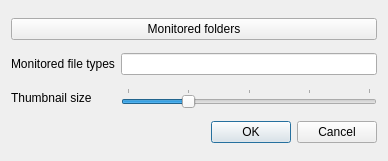
<?xml version="1.0" encoding="UTF-8"?>
<ui version="4.0">
 <class>SettingsDlg</class>
 <widget class="QDialog" name="SettingsDlg">
  <property name="geometry">
   <rect>
    <x>0</x>
    <y>0</y>
    <width>388</width>
    <height>161</height>
   </rect>
  </property>
  <property name="windowTitle">
   <string>Settings</string>
  </property>
  <property name="windowIcon">
   <iconset resource="Resources.qrc">
    <normaloff>:/Images/Settings.png</normaloff>:/Images/Settings.png</iconset>
  </property>
  <layout class="QGridLayout" name="gridLayout">
   <item row="1" column="0">
    <widget class="QLabel" name="label">
     <property name="text">
      <string>Monitored file types</string>
     </property>
    </widget>
   </item>
   <item row="1" column="1" colspan="2">
    <widget class="QLineEdit" name="leMonitoredFileTypes"/>
   </item>
   <item row="2" column="0">
    <widget class="QLabel" name="label_2">
     <property name="text">
      <string>Thumbnail size</string>
     </property>
    </widget>
   </item>
   <item row="2" column="1" colspan="2">
    <widget class="SliderWithToolTip" name="sliderThumbnailSize">
     <property name="minimum">
      <number>100</number>
     </property>
     <property name="maximum">
      <number>500</number>
     </property>
     <property name="singleStep">
      <number>100</number>
     </property>
     <property name="pageStep">
      <number>100</number>
     </property>
     <property name="value">
      <number>200</number>
     </property>
     <property name="orientation">
      <enum>Qt::Horizontal</enum>
     </property>
     <property name="tickPosition">
      <enum>QSlider::TicksAbove</enum>
     </property>
     <property name="tickInterval">
      <number>100</number>
     </property>
    </widget>
   </item>
   <item row="3" column="2">
    <widget class="QDialogButtonBox" name="buttonBox">
     <property name="orientation">
      <enum>Qt::Horizontal</enum>
     </property>
     <property name="standardButtons">
      <set>QDialogButtonBox::Cancel|QDialogButtonBox::Ok</set>
     </property>
    </widget>
   </item>
   <item row="0" column="0" colspan="3">
    <widget class="QPushButton" name="btMonitoredFolders">
     <property name="text">
      <string>Monitored folders</string>
     </property>
    </widget>
   </item>
  </layout>
 </widget>
 <customwidgets>
  <customwidget>
   <class>SliderWithToolTip</class>
   <extends>QSlider</extends>
   <header>SliderWithToolTip.h</header>
  </customwidget>
 </customwidgets>
 <resources>
  <include location="Resources.qrc"/>
 </resources>
 <connections>
  <connection>
   <sender>buttonBox</sender>
   <signal>accepted()</signal>
   <receiver>SettingsDlg</receiver>
   <slot>accept()</slot>
   <hints>
    <hint type="sourcelabel">
     <x>248</x>
     <y>254</y>
    </hint>
    <hint type="destinationlabel">
     <x>157</x>
     <y>274</y>
    </hint>
   </hints>
  </connection>
  <connection>
   <sender>buttonBox</sender>
   <signal>rejected()</signal>
   <receiver>SettingsDlg</receiver>
   <slot>reject()</slot>
   <hints>
    <hint type="sourcelabel">
     <x>316</x>
     <y>260</y>
    </hint>
    <hint type="destinationlabel">
     <x>286</x>
     <y>274</y>
    </hint>
   </hints>
  </connection>
 </connections>
</ui>
